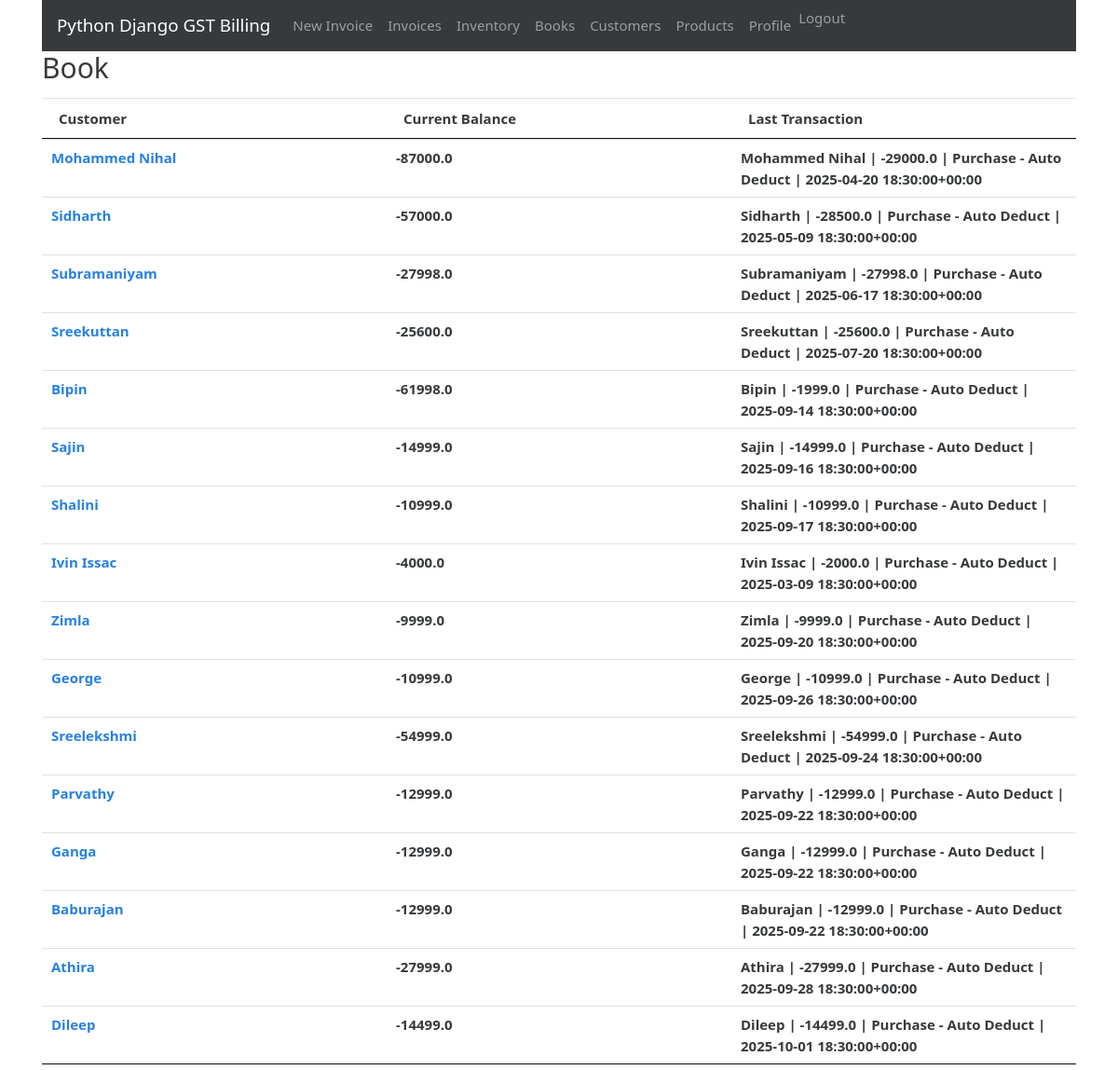
The page /books (signed in) on the database its author committed.
### gstbillingapp/models.py (models this page shows, shortened)
class Book(models.Model):
    user = models.ForeignKey(User, null=True, blank=True, on_delete=models.SET_NULL)
    customer = models.ForeignKey(Customer, null=True, blank=True, on_delete=models.SET_NULL)
    current_balance = models.FloatField(default=0)
    last_log = models.ForeignKey('BookLog', null=True, blank=True, default=None, on_delete=models.SET_NULL)

class Customer(models.Model):
    user = models.ForeignKey(User, null=True, blank=True, on_delete=models.SET_NULL)
    customer_name = models.CharField(max_length=200)
    customer_address = models.TextField(max_length=600, blank=True, null=True)
    customer_phone = models.CharField(max_length=14, blank=True, null=True)
    customer_gst = models.CharField(max_length=15, blank=True, null=True)

class BookLog(models.Model):
    parent_book = models.ForeignKey(Book, null=True, blank=True, on_delete=models.CASCADE)
    date = models.DateTimeField(default=datetime.now, blank=True, null=True)
    last_modified = models.DateTimeField(auto_now=True)
    CHANGE_TYPES = [
        (0, 'Paid'),
        (1, 'Purchased Items'),
        (2, 'Sold Items'),
        (4, 'Other'),
    ]
    change_type = models.IntegerField(choices=CHANGE_TYPES, default=0)
    change = models.FloatField(default=0.0)
    associated_invoice = models.ForeignKey(Invoice, blank=True, null=True, default=None, on_delete=models.SET_NULL)
    description = models.TextField(max_length=600, blank=True, null=True)
    def __str__(self):
        return self.parent_book.customer.customer_name + " | " + str(self.change) + " | " + self.description + " | " + str(self.date)

### gstbillingapp/views.py (the view)
# urls.py: path('books', views.books, name='books'),
@login_required
def books(request):
    context = {}
    context['book_list'] = Book.objects.filter(user=request.user)
    return render(request, 'gstbillingapp/books.html', context)

### gstbillingapp/templates/gstbillingapp/books.html (shortened to what this page needs)
{% extends "gstbillingapp/base.html" %}
{% load static %}
{% block content %}
<div class="row">
	<div class="col">
		<h2>Book</h2>
	</div>
</div>
<table class="table table-hover font-weight-bold" id="book-table">
	<thead>
		<tr>
			<th>Customer</th>
			<th>Current Balance</th>
			<th>Last Transaction</th>
		</tr>
	</thead>
	<tbody class="two-col-form">
		{% for book in book_list %}
		<tr onclick="window.location='{% url 'book_logs' book.id %}';">
			<td><a href="{% url 'book_logs' book.id %}">{{book.customer.customer_name}}</a></td>
			<td>{{book.current_balance}}</td>
			<td>{{book.last_log}}</td>
		</tr>
		{% endfor %}
	</tbody>
</table>
{% endblock %}

### gstbillingapp/static/gstbillingapp/main.css (style rules this page uses)
.two-col-form td, .two-col-form th { width: 25%; }

### rows shown on the page
Book: customer.customer_name "Mohammed Nihal", current_balance "-87000.0", last_log "Mohammed Nihal | -29000.0 | Purchase - Auto Deduct | 2025-04-20 18:30:00+00:00"
Book: customer.customer_name "Sidharth", current_balance "-57000.0", last_log "Sidharth | -28500.0 | Purchase - Auto Deduct | 2025-05-09 18:30:00+00:00"
Book: customer.customer_name "Subramaniyam", current_balance "-27998.0", last_log "Subramaniyam | -27998.0 | Purchase - Auto Deduct | 2025-06-17 18:30:00+00:00"
Book: customer.customer_name "Sreekuttan", current_balance "-25600.0", last_log "Sreekuttan | -25600.0 | Purchase - Auto Deduct | 2025-07-20 18:30:00+00:00"
Book: customer.customer_name "Bipin", current_balance "-61998.0", last_log "Bipin | -1999.0 | Purchase - Auto Deduct | 2025-09-14 18:30:00+00:00"
Book: customer.customer_name "Sajin", current_balance "-14999.0", last_log "Sajin | -14999.0 | Purchase - Auto Deduct | 2025-09-16 18:30:00+00:00"
Book: customer.customer_name "Shalini", current_balance "-10999.0", last_log "Shalini | -10999.0 | Purchase - Auto Deduct | 2025-09-17 18:30:00+00:00"
Book: customer.customer_name "Ivin Issac", current_balance "-4000.0", last_log "Ivin Issac | -2000.0 | Purchase - Auto Deduct | 2025-03-09 18:30:00+00:00"
Book: customer.customer_name "Zimla", current_balance "-9999.0", last_log "Zimla | -9999.0 | Purchase - Auto Deduct | 2025-09-20 18:30:00+00:00"
Book: customer.customer_name "George", current_balance "-10999.0", last_log "George | -10999.0 | Purchase - Auto Deduct | 2025-09-26 18:30:00+00:00"
Book: customer.customer_name "Sreelekshmi", current_balance "-54999.0", last_log "Sreelekshmi | -54999.0 | Purchase - Auto Deduct | 2025-09-24 18:30:00+00:00"
Book: customer.customer_name "Parvathy", current_balance "-12999.0", last_log "Parvathy | -12999.0 | Purchase - Auto Deduct | 2025-09-22 18:30:00+00:00"
Book: customer.customer_name "Ganga", current_balance "-12999.0", last_log "Ganga | -12999.0 | Purchase - Auto Deduct | 2025-09-22 18:30:00+00:00"
Book: customer.customer_name "Baburajan", current_balance "-12999.0", last_log "Baburajan | -12999.0 | Purchase - Auto Deduct | 2025-09-22 18:30:00+00:00"
Book: customer.customer_name "Athira", current_balance "-27999.0", last_log "Athira | -27999.0 | Purchase - Auto Deduct | 2025-09-28 18:30:00+00:00"
Book: customer.customer_name "Dileep", current_balance "-14499.0", last_log "Dileep | -14499.0 | Purchase - Auto Deduct | 2025-10-01 18:30:00+00:00"
